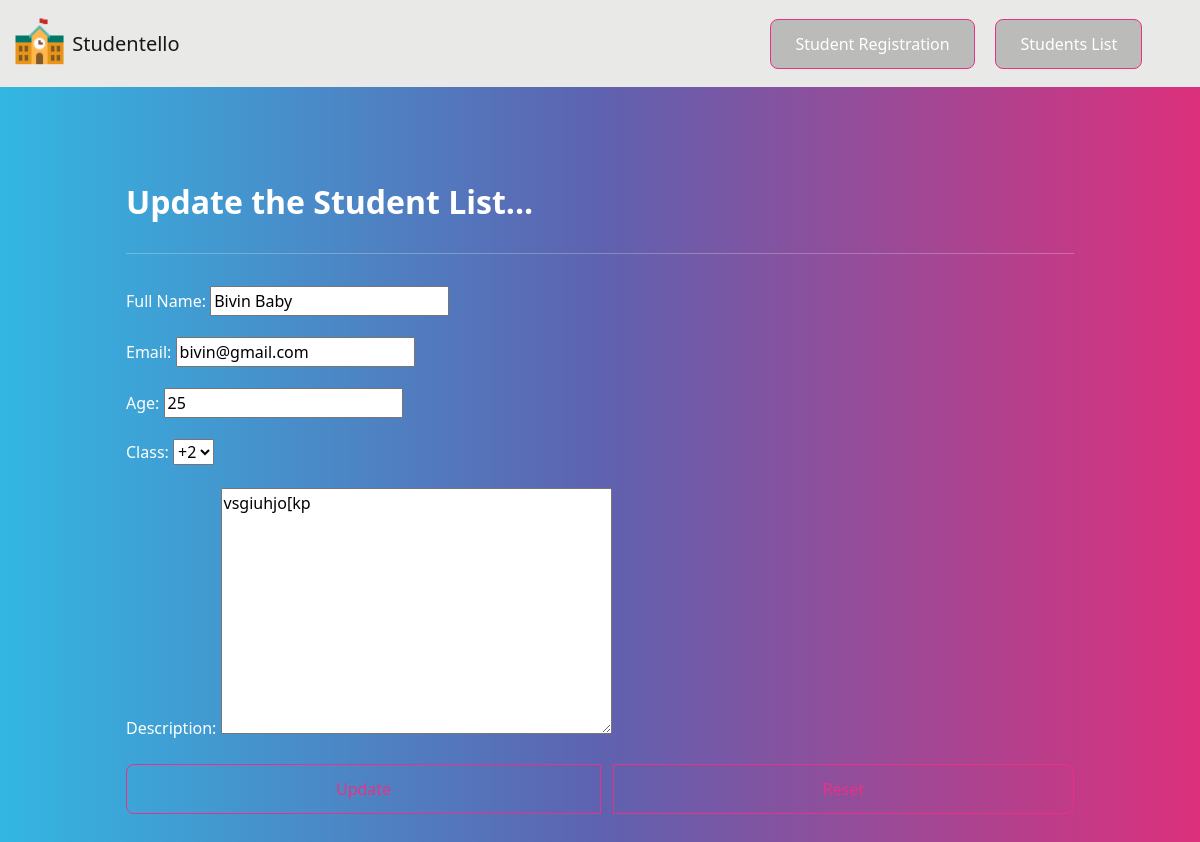
The app's page /updatelist/7/ with its own data.
### studentapp/models.py (models this page shows, shortened)
class Student(models.Model):
    Full_Name=models.CharField(max_length=50,blank=False,null=True)
    Email = models.EmailField(max_length=100,blank=False,null=True)
    Age = models.IntegerField(validators=[age_validation])
    Class =models.CharField(max_length=40,choices = choice,default='---')
    Description= models.TextField(max_length=400,null=True,blank=True)

### studentapp/views.py (the view)
# urls.py: path('updatelist/<str:pk>/',views.updatelist,name='updatelist'),
def updatelist(request,pk):
    stud=Student.objects.get(id=pk)
    form= StudentForm(request.POST or None,instance=stud)
    if request.method=='POST':
        form= StudentForm(request.POST,instance=stud)
        if form.is_valid():
            form.save()
            messages.success(request, "Student data updated Successfully !!!")
            return redirect('viewlist')
    context={'form':form}
    return render(request, 'updatelist.html',context=context)

### studentapp/forms.py
class  StudentForm(forms.ModelForm):
    class Meta:
        model=Student
        fields="__all__"

### templates/updatelist.html (shortened to what this page needs)
{% extends 'base.html' %}
{% load static %}
{% block body %}
<div class="container shadow-md p-5 formLayout">
    <h2> Update the Student List...</h2><hr>
    <form class="form-group row " method="post"  enctype="multipart/form-data">
        {{form.as_p}}
        <br>
        <div  class='btn-group butn'>
            <input class="btn btn-outline-primary" type="submit" value="Update">&nbsp;&nbsp;&nbsp;
            <input class="btn btn-outline-primary" type="reset" value="Reset">
        </div>
    </form>
{% endblock %}

### records on screen
Student: Full_Name "Bivin Baby", Email "bivin@gmail.com", Age "25", Class "+2", Description "vsgiuhjo[kp"
